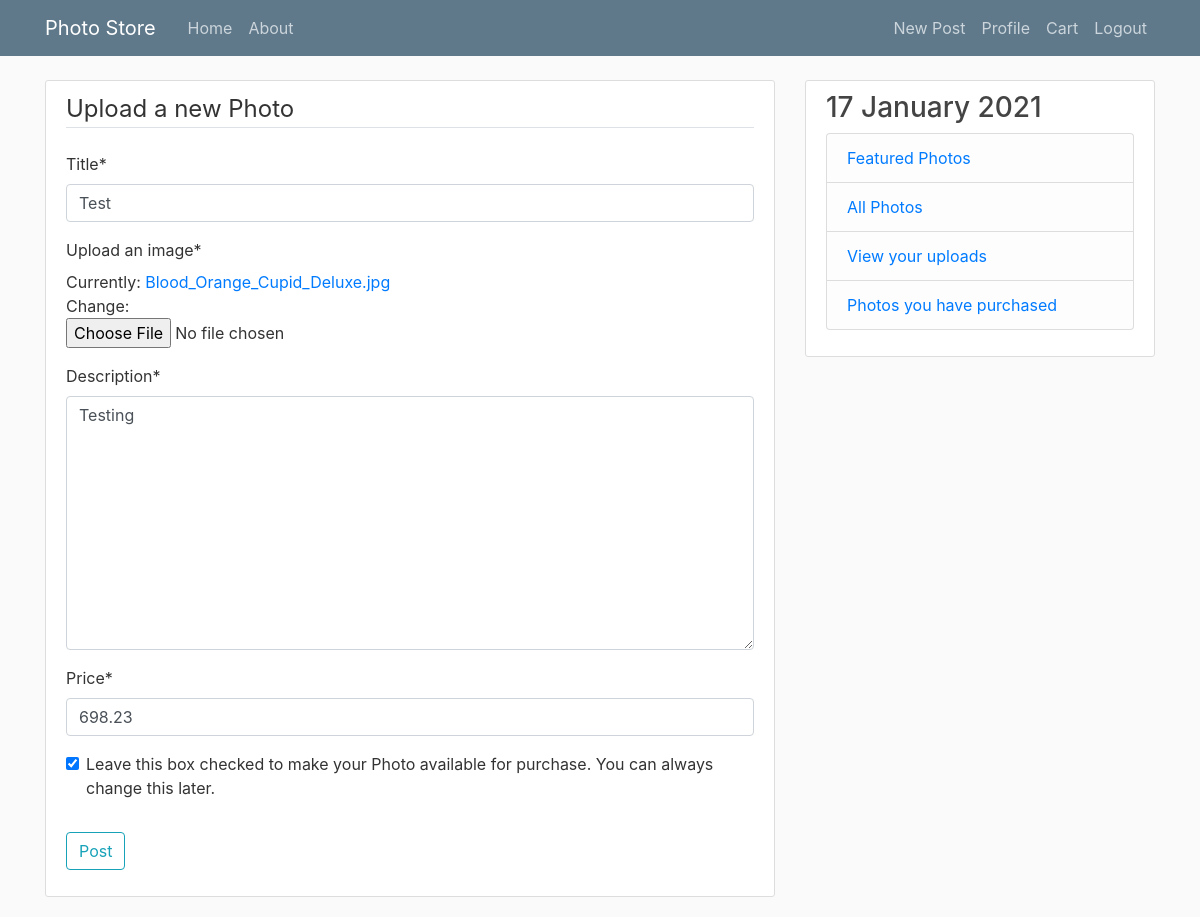
/photo/7/update/ (signed in), run on the app's committed database.
### src/store/models.py (models this page shows, shortened)
class Photo(models.Model):
    title           = models.CharField(max_length=100)
    pic             = models.ImageField(upload_to='', verbose_name="Upload an image")
    price           = models.DecimalField(max_digits=5, decimal_places=2, default=0.01, validators=[MinValueValidator(0.0)])
    description     = models.TextField(max_length=2500)
    available       = models.BooleanField(default=True, verbose_name="Leave this box checked to make your Photo available for purchase. You can always change this later.")
    featured        = models.BooleanField(default=False)
    date_posted     = models.DateTimeField(default = timezone.now)
    author          = models.ForeignKey(User, on_delete = models.CASCADE)
    thumbnail       = models.ImageField(blank=True, upload_to="thumbnail")
    '''
        Get absolute URL allows user to be redirected to the post after creating a new one
        Using reverse > redirect because reverse gives the browser a url as string and browser follows that route
        Redirect does the work itself
        By using reverse, we are letting the view handle the redirect for us instead of the server
    '''

### src/store/views.py (the view, shortened to what this page needs)
# urls.py: path('photo/<int:pk>/update/', PhotoUpdateView.as_view(), name='photo-update'),
class PhotoUpdateView(LoginRequiredMixin, UserPassesTestMixin, UpdateView):
    model = Photo
    fields = ['title', 'pic', 'description', 'price', 'available']
    def test_func(self):
        post = self.get_object()
        if self.request.user == post.author:
            return True
        return False

### src/templates/store/photo_form.html (shortened to what this page needs)
{%extends 'store/base.html' %}
{% load crispy_forms_tags %}
{% block content %}
    <div class = "content-section">
        <form method="POST" enctype="multipart/form-data">
            <fieldset class = "form-group">
                <legend class="border-bottom mb-4">Upload a new Photo</legend>
                {{ form|crispy }}
            </fieldset>
            <div class = "form-group">
                <button class="btn btn-outline-info" type="submit">Post</button>
            </div>
        </form>
    </div>
{% endblock content %}

### src/store/static/store/main.css (style rules this page uses)
body { background: #fafafa; color: #333333; margin-top: 5rem; }
.content-section { background: #ffffff; padding: 10px 20px; border: 1px solid #dddddd; border-radius: 3px; margin-bottom: 20px; }

### data on the page
Photo: title "Test", description "Testing", price "698.23", available "☑"
